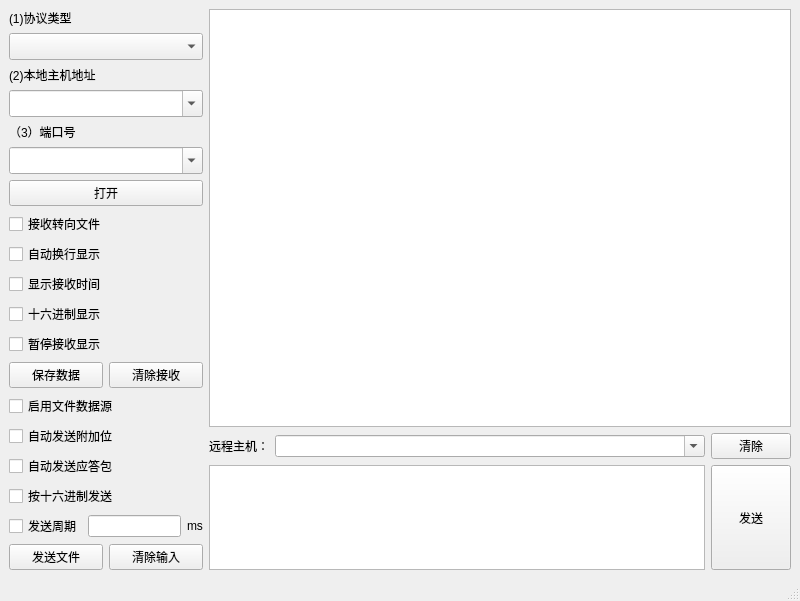
<?xml version="1.0" encoding="UTF-8"?>
<ui version="4.0">
 <class>MainWindow</class>
 <widget class="QMainWindow" name="MainWindow">
  <property name="geometry">
   <rect>
    <x>0</x>
    <y>0</y>
    <width>800</width>
    <height>600</height>
   </rect>
  </property>
  <property name="windowTitle">
   <string>MainWindow</string>
  </property>
  <widget class="QWidget" name="centralwidget">
   <layout class="QHBoxLayout" name="horizontalLayout" stretch="1,3">
    <item>
     <layout class="QVBoxLayout" name="verticalLayout">
      <item>
       <widget class="QLabel" name="label">
        <property name="sizePolicy">
         <sizepolicy hsizetype="Preferred" vsizetype="Fixed">
          <horstretch>0</horstretch>
          <verstretch>0</verstretch>
         </sizepolicy>
        </property>
        <property name="text">
         <string>(1)协议类型</string>
        </property>
       </widget>
      </item>
      <item>
       <widget class="QComboBox" name="comboBox_protocol">
        <property name="sizePolicy">
         <sizepolicy hsizetype="Preferred" vsizetype="Preferred">
          <horstretch>0</horstretch>
          <verstretch>0</verstretch>
         </sizepolicy>
        </property>
        <property name="font">
         <font>
          <family>Arial</family>
          <pointsize>12</pointsize>
          <weight>50</weight>
          <bold>false</bold>
         </font>
        </property>
        <property name="toolTip">
         <string>请选择协议类型</string>
        </property>
        <property name="editable">
         <bool>false</bool>
        </property>
       </widget>
      </item>
      <item>
       <widget class="QLabel" name="label_local">
        <property name="sizePolicy">
         <sizepolicy hsizetype="Preferred" vsizetype="Fixed">
          <horstretch>0</horstretch>
          <verstretch>0</verstretch>
         </sizepolicy>
        </property>
        <property name="text">
         <string>(2)本地主机地址</string>
        </property>
       </widget>
      </item>
      <item>
       <widget class="QComboBox" name="comboBox_local">
        <property name="font">
         <font>
          <family>Arial</family>
          <pointsize>12</pointsize>
         </font>
        </property>
        <property name="toolTip">
         <string>IP地址</string>
        </property>
        <property name="editable">
         <bool>true</bool>
        </property>
       </widget>
      </item>
      <item>
       <widget class="QLabel" name="label_target">
        <property name="sizePolicy">
         <sizepolicy hsizetype="Preferred" vsizetype="Fixed">
          <horstretch>0</horstretch>
          <verstretch>0</verstretch>
         </sizepolicy>
        </property>
        <property name="text">
         <string>（3）端口号</string>
        </property>
       </widget>
      </item>
      <item>
       <widget class="QComboBox" name="comboBox_port">
        <property name="font">
         <font>
          <family>Arial</family>
          <pointsize>12</pointsize>
         </font>
        </property>
        <property name="toolTip">
         <string>请输入端口号</string>
        </property>
        <property name="editable">
         <bool>true</bool>
        </property>
       </widget>
      </item>
      <item>
       <widget class="QPushButton" name="pushButton_connect">
        <property name="sizePolicy">
         <sizepolicy hsizetype="Minimum" vsizetype="Fixed">
          <horstretch>0</horstretch>
          <verstretch>0</verstretch>
         </sizepolicy>
        </property>
        <property name="text">
         <string>打开</string>
        </property>
       </widget>
      </item>
      <item>
       <widget class="QCheckBox" name="checkBox">
        <property name="text">
         <string>接收转向文件</string>
        </property>
       </widget>
      </item>
      <item>
       <widget class="QCheckBox" name="checkBox_2">
        <property name="text">
         <string>自动换行显示</string>
        </property>
       </widget>
      </item>
      <item>
       <widget class="QCheckBox" name="checkBox_timeview">
        <property name="text">
         <string>显示接收时间</string>
        </property>
       </widget>
      </item>
      <item>
       <widget class="QCheckBox" name="checkBox_hexview">
        <property name="text">
         <string>十六进制显示</string>
        </property>
       </widget>
      </item>
      <item>
       <widget class="QCheckBox" name="checkBox_5">
        <property name="text">
         <string>暂停接收显示</string>
        </property>
       </widget>
      </item>
      <item>
       <layout class="QHBoxLayout" name="horizontalLayout_2">
        <item>
         <widget class="QPushButton" name="pushButton_2">
          <property name="sizePolicy">
           <sizepolicy hsizetype="Minimum" vsizetype="Fixed">
            <horstretch>0</horstretch>
            <verstretch>0</verstretch>
           </sizepolicy>
          </property>
          <property name="text">
           <string>保存数据</string>
          </property>
         </widget>
        </item>
        <item>
         <widget class="QPushButton" name="pushButton">
          <property name="sizePolicy">
           <sizepolicy hsizetype="Minimum" vsizetype="Fixed">
            <horstretch>0</horstretch>
            <verstretch>0</verstretch>
           </sizepolicy>
          </property>
          <property name="text">
           <string>清除接收</string>
          </property>
         </widget>
        </item>
       </layout>
      </item>
      <item>
       <widget class="QCheckBox" name="checkBox_6">
        <property name="text">
         <string>启用文件数据源</string>
        </property>
       </widget>
      </item>
      <item>
       <widget class="QCheckBox" name="checkBox_7">
        <property name="text">
         <string>自动发送附加位</string>
        </property>
       </widget>
      </item>
      <item>
       <widget class="QCheckBox" name="checkBox_8">
        <property name="text">
         <string>自动发送应答包</string>
        </property>
       </widget>
      </item>
      <item>
       <widget class="QCheckBox" name="checkBox_9">
        <property name="text">
         <string>按十六进制发送</string>
        </property>
       </widget>
      </item>
      <item>
       <layout class="QHBoxLayout" name="horizontalLayout_5">
        <property name="sizeConstraint">
         <enum>QLayout::SetDefaultConstraint</enum>
        </property>
        <item>
         <widget class="QCheckBox" name="checkBox_10">
          <property name="text">
           <string>发送周期</string>
          </property>
         </widget>
        </item>
        <item>
         <widget class="QLineEdit" name="lineEdit">
          <property name="sizePolicy">
           <sizepolicy hsizetype="Preferred" vsizetype="Fixed">
            <horstretch>0</horstretch>
            <verstretch>0</verstretch>
           </sizepolicy>
          </property>
         </widget>
        </item>
        <item>
         <widget class="QLabel" name="label_4">
          <property name="text">
           <string>ms</string>
          </property>
         </widget>
        </item>
       </layout>
      </item>
      <item>
       <layout class="QHBoxLayout" name="horizontalLayout_3">
        <item>
         <widget class="QPushButton" name="pushButton_3">
          <property name="sizePolicy">
           <sizepolicy hsizetype="Minimum" vsizetype="Fixed">
            <horstretch>0</horstretch>
            <verstretch>0</verstretch>
           </sizepolicy>
          </property>
          <property name="text">
           <string>发送文件</string>
          </property>
         </widget>
        </item>
        <item>
         <widget class="QPushButton" name="pushButton_4">
          <property name="sizePolicy">
           <sizepolicy hsizetype="Minimum" vsizetype="Fixed">
            <horstretch>0</horstretch>
            <verstretch>0</verstretch>
           </sizepolicy>
          </property>
          <property name="text">
           <string>清除输入</string>
          </property>
         </widget>
        </item>
       </layout>
      </item>
     </layout>
    </item>
    <item>
     <layout class="QVBoxLayout" name="verticalLayout_2" stretch="4,0,1">
      <item>
       <widget class="QTextBrowser" name="textBrowser">
        <property name="sizePolicy">
         <sizepolicy hsizetype="Expanding" vsizetype="Expanding">
          <horstretch>0</horstretch>
          <verstretch>0</verstretch>
         </sizepolicy>
        </property>
       </widget>
      </item>
      <item>
       <layout class="QHBoxLayout" name="horizontalLayout_host">
        <property name="sizeConstraint">
         <enum>QLayout::SetDefaultConstraint</enum>
        </property>
        <item>
         <widget class="QLabel" name="label_host">
          <property name="sizePolicy">
           <sizepolicy hsizetype="Preferred" vsizetype="Fixed">
            <horstretch>0</horstretch>
            <verstretch>0</verstretch>
           </sizepolicy>
          </property>
          <property name="text">
           <string>远程主机：</string>
          </property>
         </widget>
        </item>
        <item>
         <widget class="QComboBox" name="comboBox_host">
          <property name="sizePolicy">
           <sizepolicy hsizetype="Expanding" vsizetype="Fixed">
            <horstretch>0</horstretch>
            <verstretch>0</verstretch>
           </sizepolicy>
          </property>
          <property name="editable">
           <bool>true</bool>
          </property>
         </widget>
        </item>
        <item>
         <widget class="QPushButton" name="pushButton_host">
          <property name="sizePolicy">
           <sizepolicy hsizetype="Minimum" vsizetype="Fixed">
            <horstretch>0</horstretch>
            <verstretch>0</verstretch>
           </sizepolicy>
          </property>
          <property name="text">
           <string>清除</string>
          </property>
         </widget>
        </item>
       </layout>
      </item>
      <item>
       <layout class="QHBoxLayout" name="horizontalLayout_7">
        <item>
         <widget class="QTextEdit" name="textEdit_send">
          <property name="sizePolicy">
           <sizepolicy hsizetype="Expanding" vsizetype="Ignored">
            <horstretch>0</horstretch>
            <verstretch>0</verstretch>
           </sizepolicy>
          </property>
         </widget>
        </item>
        <item>
         <widget class="QPushButton" name="pushButton_11">
          <property name="sizePolicy">
           <sizepolicy hsizetype="Minimum" vsizetype="Expanding">
            <horstretch>0</horstretch>
            <verstretch>0</verstretch>
           </sizepolicy>
          </property>
          <property name="text">
           <string>发送</string>
          </property>
         </widget>
        </item>
       </layout>
      </item>
     </layout>
    </item>
   </layout>
  </widget>
  <widget class="QMenuBar" name="menubar">
   <property name="geometry">
    <rect>
     <x>0</x>
     <y>0</y>
     <width>800</width>
     <height>23</height>
    </rect>
   </property>
  </widget>
  <widget class="QStatusBar" name="statusbar"/>
 </widget>
 <resources/>
 <connections>
  <connection>
   <sender>pushButton_connect</sender>
   <signal>pressed()</signal>
   <receiver>MainWindow</receiver>
   <slot>slot_connect()</slot>
   <hints>
    <hint type="sourcelabel">
     <x>134</x>
     <y>205</y>
    </hint>
    <hint type="destinationlabel">
     <x>129</x>
     <y>575</y>
    </hint>
   </hints>
  </connection>
  <connection>
   <sender>comboBox_protocol</sender>
   <signal>currentIndexChanged(QString)</signal>
   <receiver>MainWindow</receiver>
   <slot>slot_proto_change()</slot>
   <hints>
    <hint type="sourcelabel">
     <x>153</x>
     <y>63</y>
    </hint>
    <hint type="destinationlabel">
     <x>184</x>
     <y>568</y>
    </hint>
   </hints>
  </connection>
  <connection>
   <sender>pushButton_11</sender>
   <signal>pressed()</signal>
   <receiver>MainWindow</receiver>
   <slot>slot_send()</slot>
   <hints>
    <hint type="sourcelabel">
     <x>748</x>
     <y>513</y>
    </hint>
    <hint type="destinationlabel">
     <x>721</x>
     <y>577</y>
    </hint>
   </hints>
  </connection>
  <connection>
   <sender>checkBox_hexview</sender>
   <signal>stateChanged(int)</signal>
   <receiver>MainWindow</receiver>
   <slot>slot_hex_view_change(int)</slot>
   <hints>
    <hint type="sourcelabel">
     <x>53</x>
     <y>296</y>
    </hint>
    <hint type="destinationlabel">
     <x>111</x>
     <y>328</y>
    </hint>
   </hints>
  </connection>
  <connection>
   <sender>checkBox_timeview</sender>
   <signal>stateChanged(int)</signal>
   <receiver>MainWindow</receiver>
   <slot>slot_time_view_change(int)</slot>
   <hints>
    <hint type="sourcelabel">
     <x>90</x>
     <y>274</y>
    </hint>
    <hint type="destinationlabel">
     <x>4</x>
     <y>283</y>
    </hint>
   </hints>
  </connection>
  <connection>
   <sender>pushButton</sender>
   <signal>pressed()</signal>
   <receiver>MainWindow</receiver>
   <slot>slot_clear_view()</slot>
   <hints>
    <hint type="sourcelabel">
     <x>179</x>
     <y>356</y>
    </hint>
    <hint type="destinationlabel">
     <x>184</x>
     <y>379</y>
    </hint>
   </hints>
  </connection>
  <connection>
   <sender>pushButton_2</sender>
   <signal>pressed()</signal>
   <receiver>MainWindow</receiver>
   <slot>slot_save_view()</slot>
   <hints>
    <hint type="sourcelabel">
     <x>80</x>
     <y>351</y>
    </hint>
    <hint type="destinationlabel">
     <x>118</x>
     <y>373</y>
    </hint>
   </hints>
  </connection>
  <connection>
   <sender>pushButton_host</sender>
   <signal>pressed()</signal>
   <receiver>MainWindow</receiver>
   <slot>slot_host_clear()</slot>
   <hints>
    <hint type="sourcelabel">
     <x>752</x>
     <y>447</y>
    </hint>
    <hint type="destinationlabel">
     <x>785</x>
     <y>463</y>
    </hint>
   </hints>
  </connection>
  <connection>
   <sender>checkBox_9</sender>
   <signal>stateChanged(int)</signal>
   <receiver>MainWindow</receiver>
   <slot>slot_hex_send_change(int)</slot>
   <hints>
    <hint type="sourcelabel">
     <x>103</x>
     <y>460</y>
    </hint>
    <hint type="destinationlabel">
     <x>171</x>
     <y>429</y>
    </hint>
   </hints>
  </connection>
  <connection>
   <sender>pushButton_4</sender>
   <signal>pressed()</signal>
   <receiver>MainWindow</receiver>
   <slot>slot_input_clear()</slot>
   <hints>
    <hint type="sourcelabel">
     <x>157</x>
     <y>544</y>
    </hint>
    <hint type="destinationlabel">
     <x>149</x>
     <y>568</y>
    </hint>
   </hints>
  </connection>
  <connection>
   <sender>pushButton_3</sender>
   <signal>pressed()</signal>
   <receiver>MainWindow</receiver>
   <slot>slot_input_from_file()</slot>
   <hints>
    <hint type="sourcelabel">
     <x>77</x>
     <y>547</y>
    </hint>
    <hint type="destinationlabel">
     <x>19</x>
     <y>572</y>
    </hint>
   </hints>
  </connection>
  <connection>
   <sender>checkBox</sender>
   <signal>stateChanged(int)</signal>
   <receiver>MainWindow</receiver>
   <slot>slot_save_view_file_change(int)</slot>
   <hints>
    <hint type="sourcelabel">
     <x>96</x>
     <y>234</y>
    </hint>
    <hint type="destinationlabel">
     <x>141</x>
     <y>244</y>
    </hint>
   </hints>
  </connection>
 </connections>
 <slots>
  <slot>slot_proto_change()</slot>
  <slot>slot_connect()</slot>
  <slot>slot_local_addr_change()</slot>
  <slot>slot_send()</slot>
  <slot>slot_hex_view_change(int)</slot>
  <slot>slot_time_view_change(int)</slot>
  <slot>slot_clear_view()</slot>
  <slot>slot_save_view()</slot>
  <slot>slot_host_clear()</slot>
  <slot>slot_hex_send_change(int)</slot>
  <slot>slot_input_clear()</slot>
  <slot>slot_input_from_file()</slot>
  <slot>slot_save_view_file_change(int)</slot>
 </slots>
</ui>
